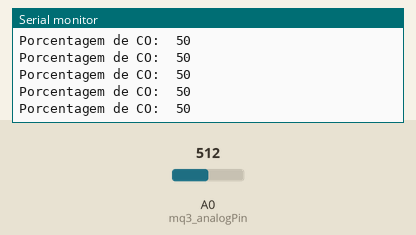
The sketch below on a simulated Arduino Uno, built with avr-gcc and run on an emulated ATmega328P. On the bench: the last lines printed to the serial monitor. Inputs (shaded band) come from the test bench; at power-on: A0 (mq3_analogPin) = 512.

Above: at 1.2 s.
1.3 s: A0 (mq3_analogPin) set to 716
At 1.31 s:
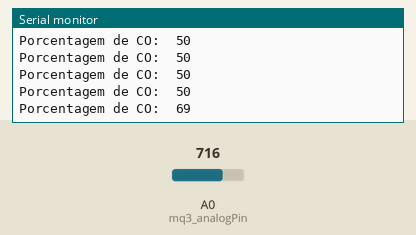
2.8 s: A0 (mq3_analogPin) set to 900
At 2.82 s:
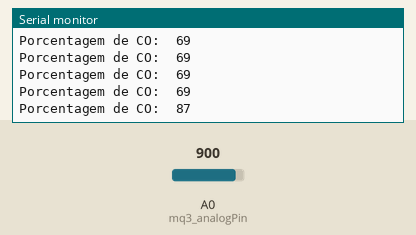
Timing chart, 0 to 5.8 s (numbered marks = the images above; inputs shaded):
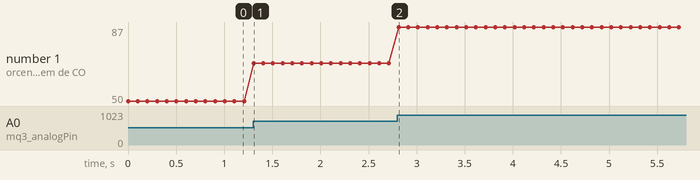

Measured:
- after the input at 1.3 s, the serial monitor: prints a new line at once (image 1)
- after the input at 2.8 s, the serial monitor: prints a new line at once (image 2)
- plotted number 1: 50 → 69 after the input at 1.3 s, 69 → 87 after the input at 2.8 s

The sketch:

mq_7.ino
```cpp
int mq3_analogPin = A0; // connected to the output pin of MQ3

void setup(){
  Serial.begin(9600); // open serial at 9600 bps
}

void loop()
{
  // give ample warmup time for readings to stabilize

  int mq3_value = analogRead(mq3_analogPin);
  Serial.print("Porcentagem de CO:  ");
  int valor = map(mq3_value,0,1023,0,100);
  Serial.println(valor);

  delay(100); //Just here to slow down the output.
}
```
